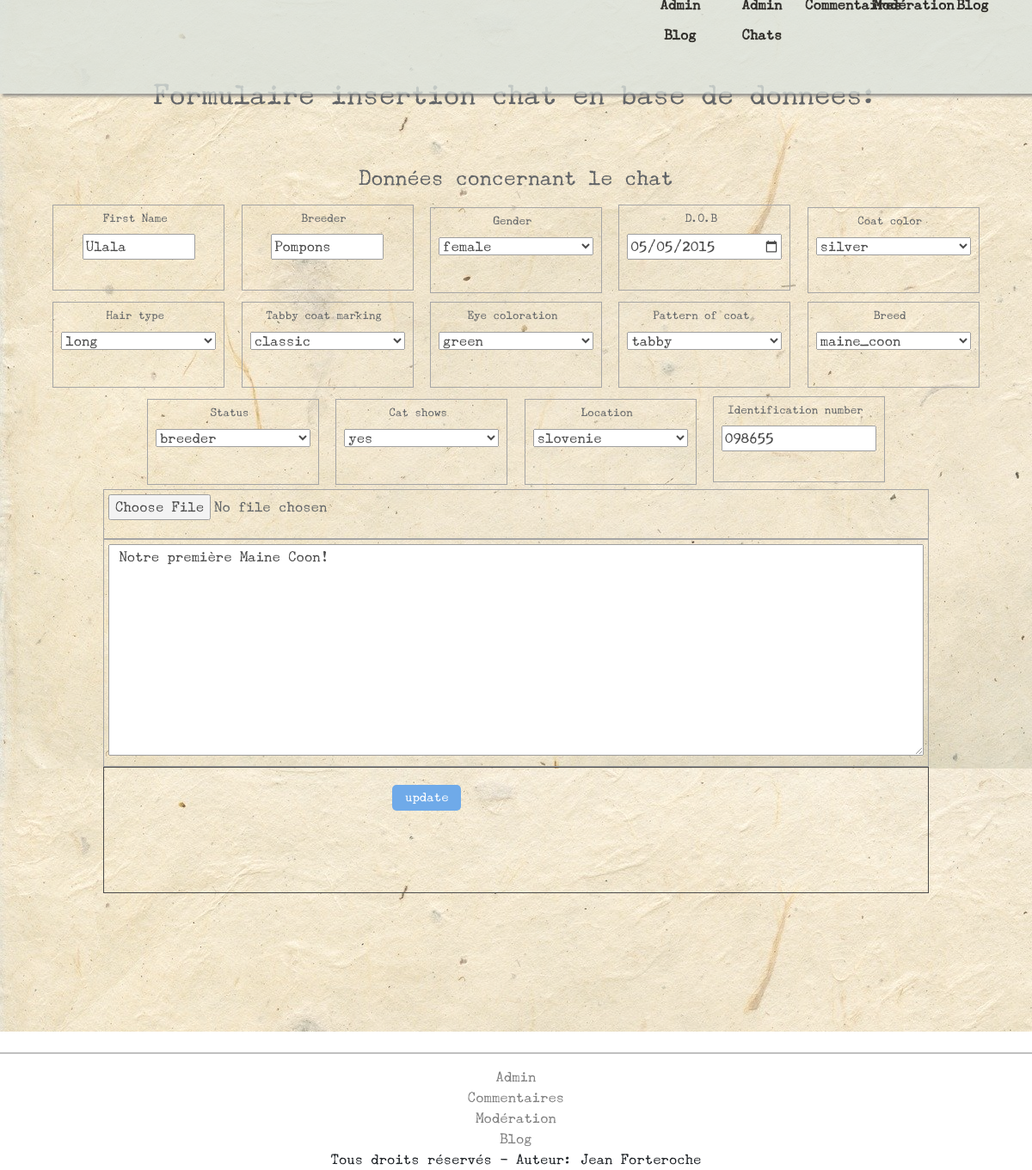
/index.php?action=edit_cat&id=16, run on the app's committed database.
### tables this page shows
CREATE TABLE IF NOT EXISTS `cat_data` (
  `id` int(250) NOT NULL AUTO_INCREMENT,
  `name` varchar(250) NOT NULL,
  `breeder` varchar(250) NOT NULL,
  `gender` varchar(250) NOT NULL,
  `dob` date NOT NULL,
  `coat_color` varchar(250) NOT NULL,
  `hair_type` varchar(250) NOT NULL,
  `tabby_marking` varchar(250) NOT NULL,
  `eye_coloration` varchar(250) NOT NULL,
  `pattern_of_coat` varchar(250) NOT NULL,
  `breed` varchar(250) NOT NULL,
  `status` varchar(250) NOT NULL,
  `cat_shows` varchar(250) NOT NULL,
  `location` varchar(250) NOT NULL,
  `identification` varchar(250) NOT NULL,
  `description` varchar(250) NOT NULL,
  `image` varchar(250) NOT NULL,
  `age_category` varchar(100) NOT NULL,
  PRIMARY KEY (`id`)
);

### controller/controller.php (called while the page is built, shortened)
<?php
require_once('./model/CatManager.php');
function editCat($id){
    $catManager = new \Sebastien\Blog\Model\CatManager();
    $result = $catManager->editOneCat($id);
    require('./view/backend/edit_cat.php');
}

### model/CatManager.php (called while the page is built, shortened)
<?php
class CatManager extends Manager
{
  	public function editOneCat($id){
	$db = $this->dbConnect();
	$result = $db->prepare("SELECT * FROM cat_data WHERE id=?");
    $result->execute(array($id));
    return $result;
    }
}

### view/backend/edit_cat.php (the view, shortened to what this page needs)
<div class="content_size">
<div id="top"></div>
<?php
while($donnees =$result->fetch(PDO::FETCH_ASSOC))
         {
          ?>
          <form action="index.php?action=update_cat" method="post" enctype="multipart/form-data">
      <h2>Formulaire insertion chat en base de donnees:</h2>
      <fieldset>
       <legend>Données concernant le chat</legend>
        <div class="contain">
          <div>
            <label>First Name</label>
          </div>
          <div>
            <input type="text" name="name" id="name" size="13" maxlength="13" value="<?php echo $donnees['name']; ?>"/>
        </div>
      </div>
      <div class="contain">
          <div>
            <label>Breeder</label>
          </div>
          <div>
            <input type="text" name="breeder" id="breeder" size="13" maxlength="13" value="<?php echo $donnees['breeder']; ?>" />
        </div>
      </div>
      <div class="contain">
          <div>
            <label for="gender">Gender
            </label>
          </div>
            <div>
              <select name="gender" id="gender">
                <option value="<?php echo $donnees['gender']; ?>"><?php echo $donnees['gender']; ?></option>
              </select>
          </div>
          </div>
          <div class="contain">
            <div>
              <label> D.O.B</label>
            </div>
            <div>
              <input type="date" name="dob" id="dob" size="13" maxlength="13" value="<?php echo $donnees['dob']; ?>">
            </div>
          </div>
          <div class="contain">
            <div>
              <label for="coat">Coat color
              </label>
            </div>
            <div>
              <select name="coat" id="coat" >
                <option value="<?php echo $donnees['coat_color']; ?>"><?php echo $donnees['coat_color']; ?></option>
              </select>
          </div>
        </div>
          <div class="contain">
          <div>
            <label for="hair_type">Hair type
            </label>
          </div>
            <div>
              <select name="hair_type" id="hair_type">
                <option value="<?php echo $donnees['hair_type']; ?>"><?php echo $donnees['hair_type']; ?></option>
                </select>
          </div>
          </div>
          <div class="contain">
          <div>
            <label for="tabby_marking">Tabby coat marking
            </label>
          </div>
            <div>
              <select name="tabby_marking" id="tabby_marking">
                <option value="<?php echo $donnees['tabby_marking']; ?>"><?php echo $donnees['tabby_marking']; ?></option>
                </select>
          </div>
          </div>
          <div class="contain">
          <div>
            <label for="eye_coloration">Eye coloration
            </label>
          </div>
            <div>
              <select name="eye_coloration" id="eye_coloration">
                <option value="<?php echo $donnees['eye_coloration']; ?>"><?php echo $donnees['eye_coloration']; ?></option>
                </select>
          </div>
          </div>
        <div class="contain">
          <div>
            <label for="pattern">Pattern of coat
            </label>
          </div>
            <div>
              <select name="pattern" id="pattern">
                <option value="<?php echo $donnees['pattern_of_coat']; ?>"><?php echo $donnees['pattern_of_coat']; ?></option>
              </select>
          </div>
          </div>
          <div class="contain">
            <div>
            <label for="breed">Breed
              </label>
            </div>
            <div>
              <select name="breed" id="breed">
                <option value="<?php echo $donnees['breed']; ?>"><?php echo $donnees['breed']; ?></option>
              </select>
          </div>
        </div>
        <div class="contain">
          <div>
            <label for="status">Status
              </label>
            </div>
            <div>
              <select name="status" id="status">
                <option value="<?php echo $donnees['status']; ?>"><?php echo $donnees['status']; ?></option>
              </select>
          </div>
        </div>
        <div class="contain">
          <div>
            <label for="cat_shows">Cat shows
              </label>
            </div>
            <div>
              <select name="cat_shows" id="cat_shows">
                <option value="<?php echo $donnees['cat_shows']; ?>"><?php echo $donnees['cat_shows']; ?></option>
              </select>
          </div>
        </div>
        <div class="contain">
          <div>
              <label for="show">Location
              </label>
            </div>
            <div>
            <select name="pays" id="pays">
              <option value="<?php echo $donnees['location']; ?>"><?php echo $donnees['location']; ?></option>
             </select>
          </div>
        </div>
        <div class="contain">
          <div>
            <label for="identificaiton">Identification number
              </label>
            </div>
            <div>
              <input type="text" name="identification" id="identification" size="13" maxlength="13" value="<?php echo $donnees['identification']; ?>"/>
          </div>
        </div>
        <div class="contain_description">
          <div>
          <p><input type="file" name="monfichier"></p>
        </div>
      </div>
          <div class="contain_description">
              <div>
                <textarea name="description" id="description" rows="10" cols="53" maxlength="200" ><?php echo $donnees['description']; ?>
                </textarea>
            </div>
          </div>
       </fieldset>
       <div class="validate">
          <button type="submit" name="update" value="update">update</button>
      </div>
    </form>
    <?php
         }
?>
</div>
<?php require('template_backend.php'); ?>

### public/css/style.css (style rules this page uses)
html { scroll-behavior: smooth; }
body { margin-left: auto; margin-right: auto; font-family: 'Underwood Champion', Arial, Verdana, sans-serif; }
#top { height: 6em; }
label { width: 26px; float: left; margin-right:30px; display: none; }
h2 { text-align: center; margin-top: 3%; margin-bottom: 5%; font-family: 'Underwood Champion', Verdana, sans-serif; }
button { position: relative; margin-left: 35%; margin-top: 2%; margin-bottom: 10%; line-height: 15px; width: 80px; height: 30px; text-align: center; border-radius: 5px; background-color: rgb(51, 135, 225); font-family: 'Underwood Champion', Verdana, sans-serif; font-size: 0.9em; color: white; border: none; }
.content_size { min-height: 1200px; background-image: url(../images/alaska_img6.jpg); background-repeat: repeat; position: relative; padding-bottom: 20px; width: 100%; margin: 0 auto; top: 0%; z-index:10; opacity: 0.7; }
select { width: 150px; }
#top { height:55px; width: 100%; }
fieldset { text-align: center; }
.validate { width: 80%; margin: 0 auto; border: solid black 1px; }
.contain { width: 200px; height: 100px; position: relative; display: inline-block; text-align: center; border: solid grey 1px; padding: 5px; margin: 5px; }
.contain label { display:block; }
.contain_description { width:80%; height: auto; margin: 0 auto; text-align: left; border: solid grey 1px; padding: 5px; }
textarea#description { width: 100%; }
label { width: 180px; bottom: 3px; font-size:0.8rem; text-align: center; }
select, #dob, #identification { width: 180px; }

### data on the page
cat_data: name "Ulala", breeder "Pompons", gender "female", dob "05/05/2015", coat "silver", hair_type "long", tabby_marking "classic", eye_coloration "green", pattern "tabby", breed "maine_coon", status "breeder", cat_shows "yes", pays "slovenie", identification "098655", description "Notre première Maine Coon!"
